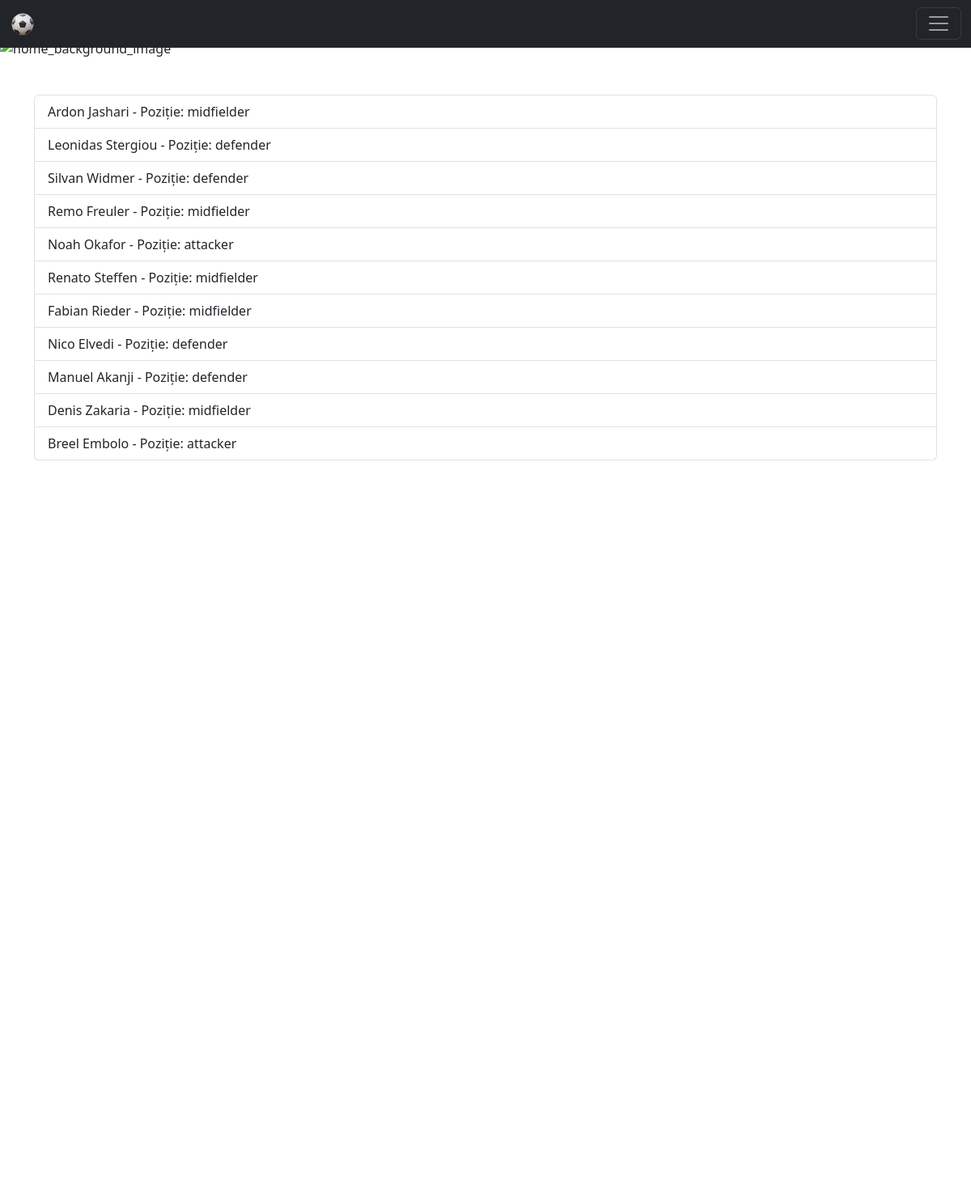
The app's page /chosen-players/ (signed in) with its own data.
### home/models.py (models this page shows, shortened)
class SelectedPlayer(models.Model):
    user = models.ForeignKey(CustomUserModel, on_delete=models.CASCADE)
    player = models.ForeignKey(Player, on_delete=models.CASCADE)

class Player(models.Model):
    position_options = (
        ('goalkeeper', 'GK'),
        ('defender', 'DF'),
        ('midfielder', 'MF'),
        ('attacker', 'FW')
    )
    name = models.CharField(max_length=50, null=False)
    age = models.PositiveIntegerField(null=False, default=0)
    position = models.CharField(max_length=26, choices=position_options, null=False, default='goalkeeper')
    team = models.ForeignKey(TeamModel, on_delete=models.CASCADE)
    price_value = models.IntegerField(null=False, default=0)
    ball_skills = models.PositiveIntegerField(null=False, default=0)
    passing = models.PositiveIntegerField(null=False, default=0)
    shooting = models.PositiveIntegerField(null=False, default=0)
    defence = models.PositiveIntegerField(null=False, default=0)
    physical = models.PositiveIntegerField(null=False, default=0)
    mental = models.PositiveIntegerField(null=False, default=0)
    goalkeeper = models.PositiveIntegerField(null=False, default=0)
    overall_avg = models.IntegerField(null=True, blank=True)

### home/views.py (the view)
# urls.py: path('chosen-players/', choosen_players, name='chosen_players'),
@login_required
def choosen_players(request):
    selected_players = SelectedPlayer.objects.filter(user=request.user)
    return render(request, 'pages/chosen_players.html', {'selected_players': selected_players})

### templates/pages/chosen_players.html
{% extends 'base.html' %}
{% block content %}
    {% include 'navbar.html' %}
    <div class="container mt-5">
        <h2 style="color:white;padding-top: 15px">Echipa ta!</h2>
        {% if selected_players %}
            <ul class="list-group mt-3">
                {% for player in selected_players %}
                    <li class="list-group-item">
                        {{ player.player.name }} - Poziție: {{ player.player.position }}
                    </li>
                {% endfor %}
            </ul>
        {% else %}
            <p class="text" style="color: white">Nu ai selectat nici un jucător.</p>
        {% endif %}
    </div>
{% endblock %}

### records on screen
SelectedPlayer: player.name "Ardon Jashari", player.position "midfielder"
SelectedPlayer: player.name "Leonidas Stergiou", player.position "defender"
SelectedPlayer: player.name "Silvan Widmer", player.position "defender"
SelectedPlayer: player.name "Remo Freuler", player.position "midfielder"
SelectedPlayer: player.name "Noah Okafor", player.position "attacker"
SelectedPlayer: player.name "Renato Steffen", player.position "midfielder"
SelectedPlayer: player.name "Fabian Rieder", player.position "midfielder"
SelectedPlayer: player.name "Nico Elvedi", player.position "defender"
SelectedPlayer: player.name "Manuel Akanji", player.position "defender"
SelectedPlayer: player.name "Denis Zakaria", player.position "midfielder"
SelectedPlayer: player.name "Breel Embolo", player.position "attacker"
